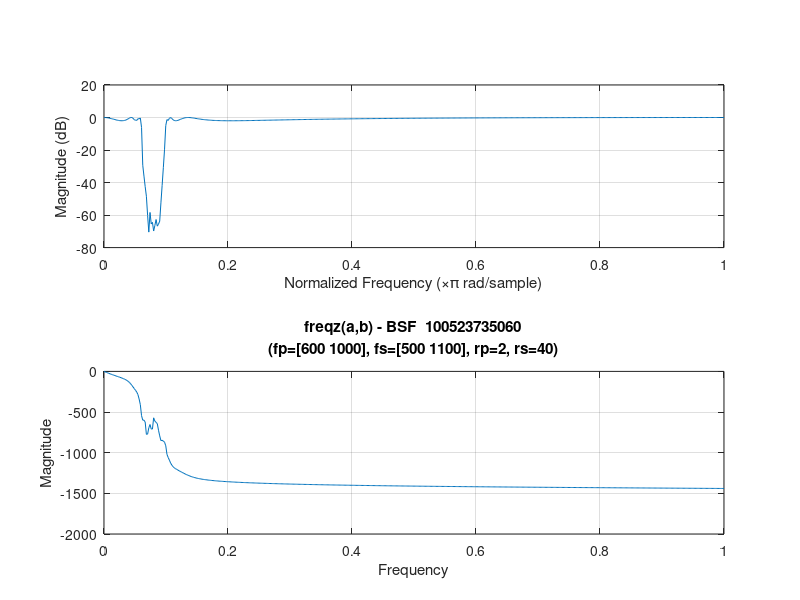
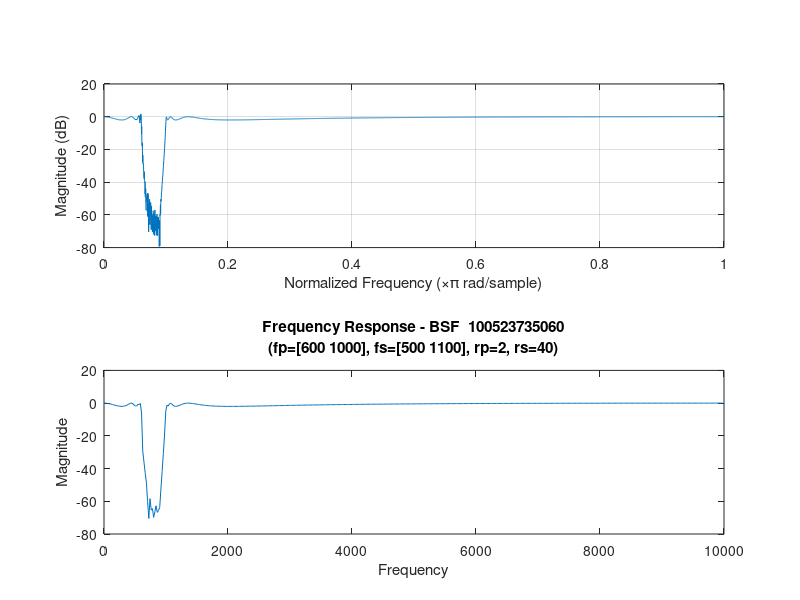

Write MATLAB code to recreate these figures, in order.
clc;
clear all;
close all;


fp= [600 1000];
fs= [500 1100];
rp= 2;
rs= 40;

Fs=20*max(fp);
wp=2*fp/Fs;
ws=2*fs/Fs;
 
[N, wc] = cheb1ord(wp, ws, rp, rs);
[a_bsf_c, b_bsf_c] = cheby1(N, rp, wp, 'stop'); 
% [N, wc] = cheb2ord(wp, ws, rp, rs);
% [a_bsf_c, b_bsf_c] = cheby2(N, rs, ws, 'stop');

figure(1);
freqz(a_bsf_c, b_bsf_c);
title(sprintf('freqz(a,b) - BSF  100523735060\n(fp=[%d %d], fs=[%d %d], rp=%d, rs=%d)', fp, fs, rp, rs));
xlabel('Frequency'); ylabel('Magnitude');

figure(2);
subplot(212);
freqz(a_bsf_c, b_bsf_c, 4096); % Ensure consistent coefficient order
title(sprintf('freqz(a,b,4096) - BSF  100523735060\n(fp=[%d %d], fs=[%d %d], rp=%d, rs=%d)', fp, fs, rp, rs));
xlabel('Frequency'); ylabel('Magnitude');

subplot(212);
[H, w] = freqz(a_bsf_c, b_bsf_c);
H_mag = abs(H);
plot(w * Fs / (2 * pi), 20 * log10(H_mag));
title(sprintf('Frequency Response - BSF  100523735060\n(fp=[%d %d], fs=[%d %d], rp=%d, rs=%d)', fp, fs, rp, rs));
xlabel('Frequency'); ylabel('Magnitude');



save('D:\B.E.(ECE)\semester 4\matlab programmes\BSFcoeff_chebyshev.mat','a_bsf_c', 'b_bsf_c');
